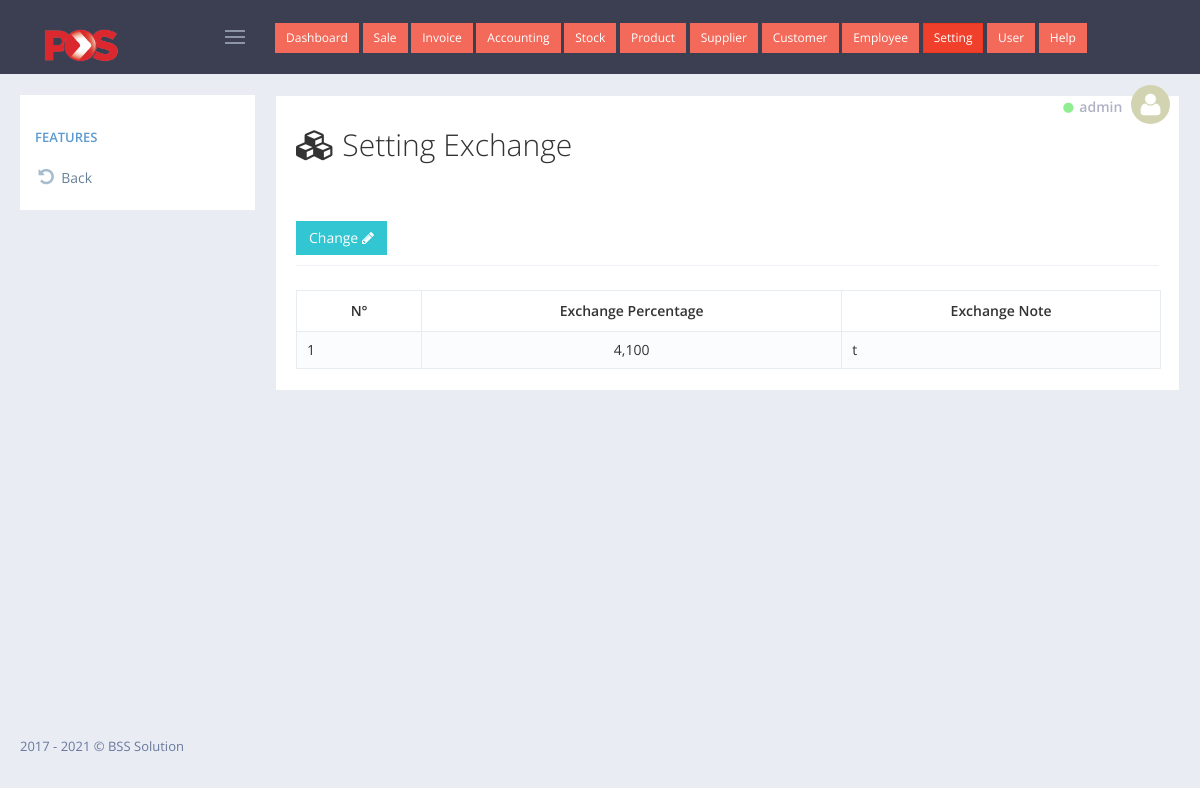
Screenshot of /admin/setting_exchange/index.php (signed in) with the database file from the repository.
### tables this page shows
CREATE TABLE `tbl_pos_invoice` (
  `transaction_id` int(6) UNSIGNED ZEROFILL NOT NULL,
  `inv_no` int(200) NOT NULL,
  `cashier_name` varchar(100) NOT NULL,
  `user_id` int(11) NOT NULL,
  `cus` int(11) NOT NULL,
  `date_sell` date NOT NULL,
  `amount` decimal(10,2) NOT NULL,
  `vat` decimal(10,2) NOT NULL,
  `pay_dollar` decimal(10,2) NOT NULL,
  `pay_riel` varchar(111) NOT NULL
);

CREATE TABLE `tbl_pos_exchange` (
  `exchange_id` int(100) NOT NULL,
  `exchange` varchar(100) NOT NULL,
  `note` varchar(200) NOT NULL
);

### admin/setting_exchange/index.php (the view, shortened to what this page needs)
<?php
    include_once '../../config/database.php';
    include_once '../layout/header.php';
?>
<div class="portlet light bordered">
    <div class="row">
        <div class="col-xs-12">
            <h2><i class="fa fa-cubes fa-fw"></i> Setting Exchange</h2>
        </div>
    </div>
    <br>
    <br>
    <div class="portlet-title">
        <div class="caption font-dark">
            <a  data-toggle="modal" href='#modal_change' class="btn green"> Change
                <i class="fa fa-pencil"></i>
            </a>
        </div>
    </div>
    <div class="portlet-body">
        <div id="sample_1_wrapper" class="dataTables_wrapper">
            <table class="table table-striped table-bordered table-hover dataTable dtr-inline " id="sample_2" role="grid" aria-describedby="sample_1_info">
                <thead>
                    <tr role="row" class="text-center">
                        <th class="text-center">N&deg;</th>
                        <th class="text-center">Exchange Percentage</th>
                        <th class="text-center">Exchange Note</th>
                    </tr>
                </thead>
                <tbody>
                    <?php
                        $i = 0;
                        $get_data = $connect->query("SELECT * FROM tbl_pos_exchange");
                        $row = mysqli_fetch_object($get_data);
                        echo '<tr>';
                            echo '<td>'.(++$i).'</td>';
                            echo '<td class="text-center">'.number_format($row->exchange,0).'</td>';
                            echo '<td>'.$row->note.'</td>';
                        echo '</tr>';
                    ?>
                </tbody>
            </table>
        </div>
    </div>
</div>
<?php include_once '../layout/footer.php' ?>

### admin/layout/header.php (shortened to what this page needs)
<!DOCTYPE html>
<html lang="en">
    <head>
        <link href="../../assets/global/plugins/font-awesome/css/font-awesome.min.css" rel="stylesheet" type="text/css" />
        <link href="../../assets/global/plugins/simple-line-icons/simple-line-icons.min.css" rel="stylesheet" type="text/css" />
        <link href="../../assets/global/plugins/bootstrap/css/bootstrap.min.css" rel="stylesheet" type="text/css" />
        <link href="../../assets/global/plugins/bootstrap-switch/css/bootstrap-switch.min.css" rel="stylesheet" type="text/css" />
        <link href="../../assets/global/plugins/datatables/datatables.min.css" rel="stylesheet" type="text/css" />
        <link href="../../assets/global/plugins/datatables/plugins/bootstrap/datatables.bootstrap.css" rel="stylesheet" type="text/css" />
        <link href="../../assets/global/plugins/bootstrap-datepicker/css/bootstrap-datepicker3.min.css" rel="stylesheet" type="text/css" />
        <link href="../../assets/global/css/components.min.css" rel="stylesheet" id="style_components" type="text/css" />
        <link href="../../assets/global/css/plugins.min.css" rel="stylesheet" type="text/css" />
        <link href="../../assets/layouts/layout4/css/layout.min.css" rel="stylesheet" type="text/css" />
        <link href="../../assets/layouts/layout4/css/themes/default.min.css" rel="stylesheet" type="text/css" id="style_color" />
        <link href="../../assets/layouts/layout4/css/custom.min.css" rel="stylesheet" type="text/css" />
    </head>
    <body class="page-container-bg-solid page-header-fixed page-sidebar-closed-hide-logo">
        <div class="page-header navbar navbar-fixed-top">
            <div class="page-header-inner ">
                <div class="page-logo">
                    <a href="../../index.php">
                        <img src="../../img/img_logo/Pos_Malaysia_Logo.png" width="100px" alt="logo" class="logo-default" />
                    </a>
                    <div class="menu-toggler sidebar-toggler">
                    </div>
                </div>
                <?php include_once('top_navigation.php') ?>
                <div class="page-top">
                    <div class="top-menu">
                        <ul class="nav navbar-nav pull-right">
                            <li class="dropdown dropdown-user dropdown-dark">
                                <a href="javascript:;" class="dropdown-toggle" data-toggle="dropdown" data-hover="dropdown" data-close-others="true">
                                    <small><i class="fa fa-circle" style="color: lightgreen;"></i></small>
                                    <span class="username username-hide-on-mobile"> <?= @$_SESSION['user']->username ?> </span>
                                    <img alt="" class="img-circle" src="../../img/img_user/blank.png" /> </a>
                            </li>
                        </ul>
                    </div>
                </div>
            </div>
        </div>
        <div class="page-container">
            <div class="page-content-wrapper">
                <div class="page-content" style="transform: translate(0px,-10px);">

### rows the page displays
tbl_pos_invoice: cashier_name "admin"
tbl_pos_exchange: exchange "4,100", note "t"
